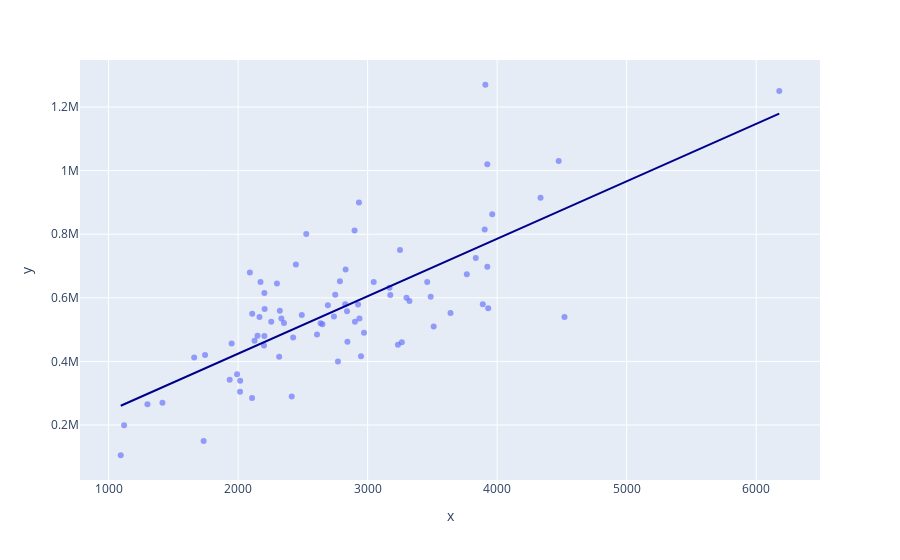

Notebook code for this chart:
### Code cell
import plotly.express as px

px.scatter(x=X_train['area'], y=y_train, opacity=0.65, 
                trendline='ols', trendline_color_override='darkblue')
